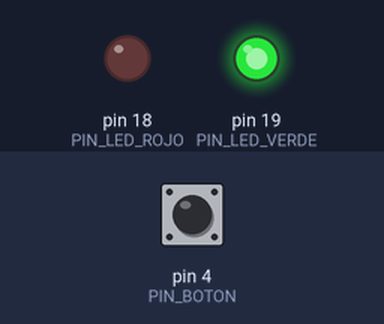
The sketch below on a simulated Arduino Uno, built with avr-gcc and run on an emulated ATmega328P. Shown: output pins drawn as LEDs (lit = HIGH). The inputs (shaded band) are chosen by the test bench; at power-on: pin 4 (PIN_BOTON) HIGH.

Above: at 1.2 s.
1.3 s: pin 4 (PIN_BOTON) pulled LOW for 0.15 s
At 1.37 s:
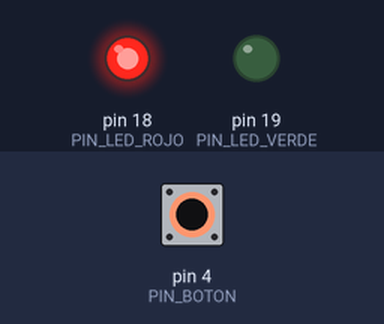
2.9 s: pin 4 (PIN_BOTON) pulled LOW for 3.2 s
At 6.7 s:
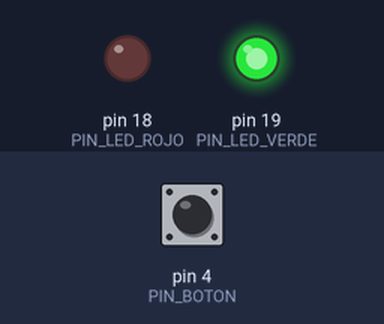
Timing chart, 0 to 8.2 s (numbered marks = the images above; inputs shaded):
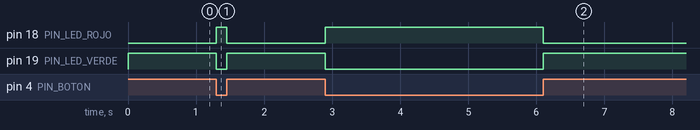

Measured:
- after the input at 1.3 s, pin 18 (PIN_LED_ROJO): LOW → HIGH at once, → LOW 0.15 s later; pin 19 (PIN_LED_VERDE): HIGH → LOW at once, → HIGH 0.15 s later
- after the input at 2.9 s, pin 18 (PIN_LED_ROJO): LOW → HIGH at once, → LOW 3.2 s later; pin 19 (PIN_LED_VERDE): HIGH → LOW at once, → HIGH 3.2 s later

The sketch:

prueba_boton-led.ino
```cpp
// Prueba: botón controla LEDs en pines 18 y 19

#define PIN_LED_ROJO   18
#define PIN_LED_VERDE  19
#define PIN_BOTON      4

void setup() {
  pinMode(PIN_LED_ROJO, OUTPUT);
  pinMode(PIN_LED_VERDE, OUTPUT);
  pinMode(PIN_BOTON, INPUT_PULLUP);
}

void loop() {
  int estadoBoton = digitalRead(PIN_BOTON);

  if (estadoBoton == LOW) {  // con INPUT_PULLUP, presionado = LOW
    digitalWrite(PIN_LED_ROJO, HIGH);
    digitalWrite(PIN_LED_VERDE, LOW);
  } else {
    digitalWrite(PIN_LED_ROJO, LOW);
    digitalWrite(PIN_LED_VERDE, HIGH);
  }
}
```
